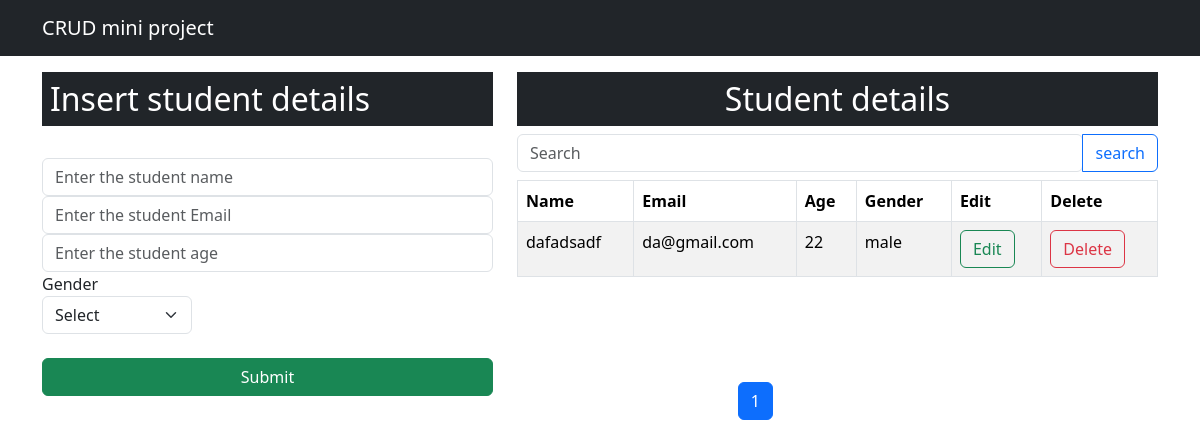
The app's page /, older data.
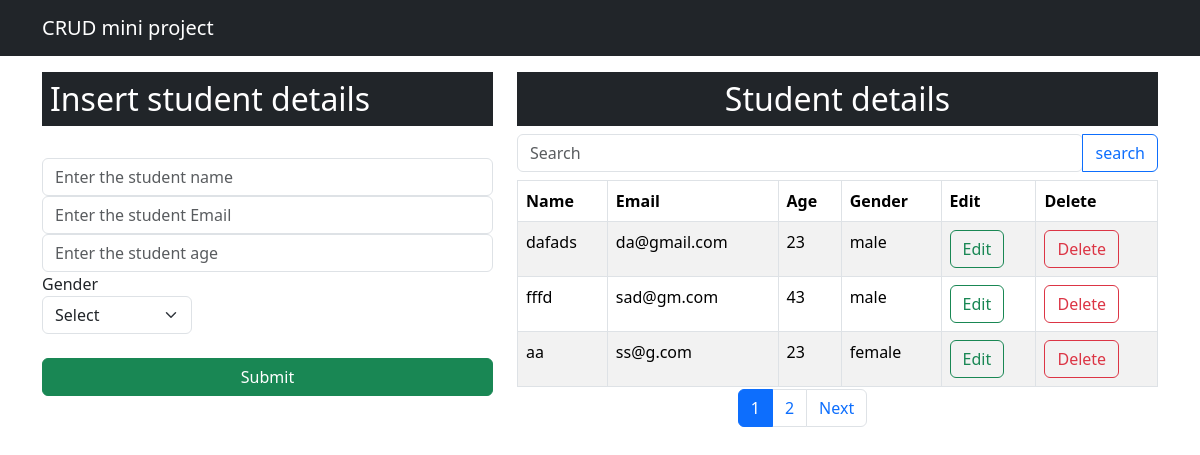
The same page, newer data.
### app/models.py (models this page shows, shortened)
class Student(models.Model):
    name=models.CharField(max_length=25,null=False,blank=False)
    email=models.EmailField()
    age=models.IntegerField()
    gender=models.CharField(max_length=25,null=False,blank=False)

### app/views.py (the view)
# urls.py: path("",views.index,name='index'),
def index(request):
    query = request.GET.get('q')
    sort_column = request.GET.get('sort')
    sort_order = request.GET.get('order', 'asc')
    if query:
        data=Student.objects.filter(Q(name__icontains=query))
    else:
        data=Student.objects.all()
    if sort_column:
        if sort_order == 'asc':
            data = data.order_by(sort_column)
        else:
            data = data.order_by('-' + sort_column)
    page=request.GET.get('page',1)
    paginator=Paginator(data,3)
    try:
        data=paginator.page(page)
    except PageNotAnInteger:
        data=paginator.page(1)
    except EmptyPage:
        data=paginator.page(paginator.num_pages)
    content={'data':data}
    return render(request,'index.html',content)

### templates/index.html (shortened to what this page needs)
<!DOCTYPE html>
<html lang="en">
  <head>
    <link
      href="https://cdn.jsdelivr.net/npm/bootstrap@5.3.3/dist/css/bootstrap.min.css"
      rel="stylesheet"
    />
  </head>
  <body>
    <nav class="navbar navbar-expand-lg navbar-dark bg-dark">
      <div class="container-md">
        <a class="navbar-brand" href="/">CRUD mini project</a>
      </div>
    </nav>
    <div class="container mt-3">
      <div class="row">
        <div class="col-md-5">
          <h2 class="text-white bg-dark p-2">Insert student details</h2>
          <br />
          <form action="/insert" method="post" >
            <div class="form-group " >
              <input
                type="text"
                name="name"
                class="form-control"
                id=""
                placeholder="Enter the student name"
                required
              />
            </div>
            <div class="form-group">
              <input
                type="email"
                name="email"
                class="form-control"
                id=""
                placeholder="Enter the student Email"
                required
              />
            </div>
            <div class="form-group">
              <input
                type="number"
                name="age"
                class="form-control"
                id=""
                placeholder="Enter the student age"
                required
              />
            </div>
            <div class="form-group col-md-4">
              <label for="gender">Gender</label>
              <select
                class="form-select"
                id="gender"
                name="gender"
                required
                aria-label="Default select example"
              >
                <option selected>Select</option>
              </select>
            </div>
            <br />
            <div class="d-grid gap-2">
              <button class="btn btn-success" type="submit">Submit</button>
            </div>
          </form>
        </div>
        <div class="col-md-7" style="position: relative;">
          <h2 class="text-center text-white bg-dark p-2">Student details</h2>
          <table class="table table-striped table-hover table-bordered">
            <form action="/" method='get'>
              <div class="input-group mb-2">
                <input type="search" class="form-control rounded" name='q' placeholder="Search" aria-label="Search" aria-describedby="search-addon" />
                <button type="submit" class="btn btn-outline-primary" data-mdb-ripple-init>search</button>
              </div>
            </form>
            <thead>
              <tr>
                <th scope="col" class="sortable-header" data-column="name" data-order="asc">Name</th>
                <th scope="col" class="sortable-header" data-column="email" data-order="asc">Email</th>
                <th scope="col" class="sortable-header" data-column="age" data-order="asc">Age</th>
                <th scope="col" class="sortable-header" data-column="gender" data-order="asc">Gender</th>
                <th scope="col" class="sortable-header" data-column="edit" data-order="asc">Edit</th>
                <th scope="col" class="sortable-header" data-column="delete" data-order="asc">Delete</th>
              </tr>
            </thead>
            <tbody>
              {% for d in data %}
              <tr>
                <td>{{d.name}}</td>
                <td>{{d.email}}</td>
                <td>{{d.age}}</td>
                <td>{{d.gender}}</td>
                <td>
                  <a
                    type="button"
                    href="/update/{{d.id}}"
                    class="btn btn-outline-success"
                  >
                    Edit
                  </a>
                </td>
                <td>
                  <a
                    type="button"
                    class="btn btn-outline-danger"
                    href="/delete/{{d.id}}"
                  >
                    Delete
                  </a>
                </td>
              </tr>
              {% endfor %}
            </tbody>
          </table>
          <nav aria-label="..." style="position: absolute;
          bottom: -40px;
          left: 35%;
          right: 0px;">
            <ul class="pagination" >
              {% for page in data.paginator.page_range %}
              <li class='page-item {% if page == data.number %}active{% endif %}'>
                <a class='page-link' href="?page={{page}}">{{ page }}</a>
              </li>
              {% endfor %}
              {% if data.has_next %}
              <li class="page-item">
                <a class="page-link" href="/?page={{data.next_page_number}}">Next</a>
              </li>
              {% endif %}
            </ul>
          </nav>
        </div>
      </div>
    </div>
  </body>
</html>

### templates/index.html (style rules this page uses)
th { cursor: pointer; }

Row changes from the older to the newer data that the page shows:
removed Student: name "dafadsadf", email "da@gmail.com", age "22", gender "male"
added Student: name "dafads", email "da@gmail.com", age "23", gender "male"
added Student: name "fffd", email "sad@gm.com", age "43", gender "male"
added Student: name "aa", email "ss@g.com", age "23", gender "female"
Text that changed along with them:
new list line: "2"
text now shown: "Next"
